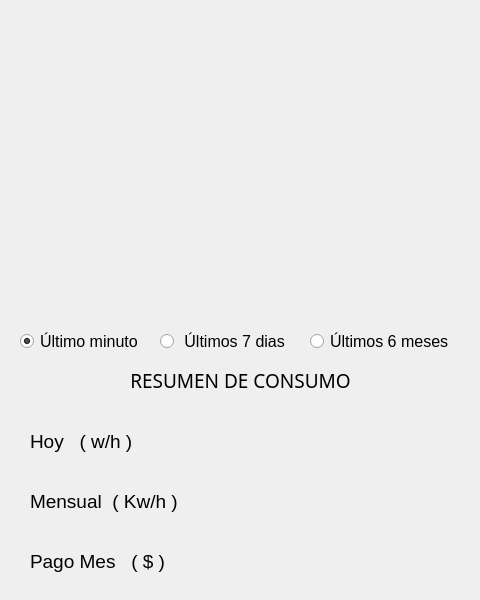
    <widget class="QWidget" name="energy">
     <attribute name="title">
      <string>ENERGÍA</string>
     </attribute>
     <widget class="QFrame" name="frameEGraph">
      <property name="geometry">
       <rect>
        <x>10</x>
        <y>10</y>
        <width>461</width>
        <height>351</height>
       </rect>
      </property>
      <property name="frameShape">
       <enum>QFrame::NoFrame</enum>
      </property>
      <property name="frameShadow">
       <enum>QFrame::Raised</enum>
      </property>
      <widget class="SignalDisplay" name="powerGraph" native="true">
       <property name="geometry">
        <rect>
         <x>0</x>
         <y>0</y>
         <width>461</width>
         <height>311</height>
        </rect>
       </property>
      </widget>
      <widget class="QRadioButton" name="optDay">
       <property name="geometry">
        <rect>
         <x>150</x>
         <y>320</y>
         <width>141</width>
         <height>22</height>
        </rect>
       </property>
       <property name="font">
        <font>
         <pointsize>12</pointsize>
         <weight>50</weight>
         <bold>false</bold>
        </font>
       </property>
       <property name="text">
        <string> Últimos 7 dias</string>
       </property>
      </widget>
      <widget class="QRadioButton" name="optMin">
       <property name="geometry">
        <rect>
         <x>10</x>
         <y>320</y>
         <width>131</width>
         <height>22</height>
        </rect>
       </property>
       <property name="font">
        <font>
         <pointsize>12</pointsize>
         <weight>50</weight>
         <bold>false</bold>
        </font>
       </property>
       <property name="text">
        <string>Último minuto</string>
       </property>
       <property name="checked">
        <bool>true</bool>
       </property>
      </widget>
      <widget class="QRadioButton" name="optMonth">
       <property name="geometry">
        <rect>
         <x>300</x>
         <y>320</y>
         <width>151</width>
         <height>22</height>
        </rect>
       </property>
       <property name="font">
        <font>
         <pointsize>12</pointsize>
         <weight>50</weight>
         <bold>false</bold>
        </font>
       </property>
       <property name="text">
        <string>Últimos 6 meses</string>
       </property>
      </widget>
     </widget>
     <widget class="QFrame" name="frameEConsum">
      <property name="geometry">
       <rect>
        <x>10</x>
        <y>360</y>
        <width>461</width>
        <height>231</height>
       </rect>
      </property>
      <property name="frameShape">
       <enum>QFrame::NoFrame</enum>
      </property>
      <property name="frameShadow">
       <enum>QFrame::Raised</enum>
      </property>
      <widget class="Counter" name="lcdPay" native="true">
       <property name="geometry">
        <rect>
         <x>190</x>
         <y>170</y>
         <width>250</width>
         <height>50</height>
        </rect>
       </property>
      </widget>
      <widget class="QLabel" name="label_2">
       <property name="geometry">
        <rect>
         <x>20</x>
         <y>130</y>
         <width>171</width>
         <height>23</height>
        </rect>
       </property>
       <property name="font">
        <font>
         <pointsize>14</pointsize>
        </font>
       </property>
       <property name="text">
        <string>Mensual  ( Kw/h )</string>
       </property>
      </widget>
      <widget class="QLabel" name="label">
       <property name="geometry">
        <rect>
         <x>20</x>
         <y>70</y>
         <width>161</width>
         <height>23</height>
        </rect>
       </property>
       <property name="font">
        <font>
         <pointsize>14</pointsize>
        </font>
       </property>
       <property name="text">
        <string>Hoy   ( w/h )</string>
       </property>
      </widget>
      <widget class="QLabel" name="label_3">
       <property name="geometry">
        <rect>
         <x>20</x>
         <y>190</y>
         <width>161</width>
         <height>23</height>
        </rect>
       </property>
       <property name="font">
        <font>
         <pointsize>14</pointsize>
        </font>
       </property>
       <property name="text">
        <string>Pago Mes   ( $ )</string>
       </property>
      </widget>
      <widget class="Counter" name="lcdDay" native="true">
       <property name="geometry">
        <rect>
         <x>190</x>
         <y>50</y>
         <width>250</width>
         <height>50</height>
        </rect>
       </property>
      </widget>
      <widget class="Counter" name="lcdMonth" native="true">
       <property name="geometry">
        <rect>
         <x>190</x>
         <y>110</y>
         <width>250</width>
         <height>50</height>
        </rect>
       </property>
      </widget>
      <widget class="QLabel" name="label_14">
       <property name="geometry">
        <rect>
         <x>10</x>
         <y>10</y>
         <width>441</width>
         <height>21</height>
        </rect>
       </property>
       <property name="maximumSize">
        <size>
         <width>16777215</width>
         <height>32</height>
        </size>
       </property>
       <property name="font">
        <font>
         <family>Arial Black</family>
         <pointsize>14</pointsize>
         <weight>50</weight>
         <bold>false</bold>
        </font>
       </property>
       <property name="text">
        <string>RESUMEN DE CONSUMO</string>
       </property>
       <property name="alignment">
        <set>Qt::AlignCenter</set>
       </property>
      </widget>
     </widget>
    </widget>
